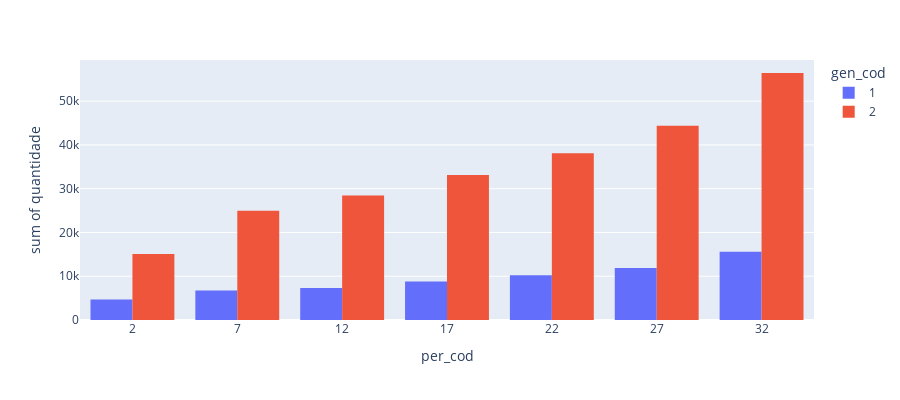

Notebook cell for this chart:
### Code cell
#vertical bar label por genero por periodo aaaa
dadosGeneros = BancoLocal.buscar_dados('gen_periodo')
fig = px.histogram(dadosGeneros, x="per_cod", y="quantidade",
             color='gen_cod', barmode='group',
             height=400)
fig.show()

### Figure 1 — Plotly figure (JSON) as saved in the notebook; plotly's stock layout.template omitted (floating-point values rounded to 4 significant figures)
{"data": [{"alignmentgroup": "True", "bingroup": "x", "histfunc": "sum", "hovertemplate": "gen_cod=1<br>per_cod=%{x}<br>sum of quantidade=%{y}<extra></extra>", "legendgroup": "1", "marker": {"color": "#636efa", "pattern": {"shape": ""}}, "name": "1", "offsetgroup": "1", "orientation": "v", "showlegend": true, "type": "histogram", "x": [1, 2, 3, 4, 5, 6, 7, 8, 9, 10, 11, 12, 13, 14, 15, 16, 17, 18, 19, 20, 21, 22, 23, 24, 25, 26, 27, 28, 29, 30, 31, 32, 33, 34], "xaxis": "x", "y": [1073, 1225, 1202, 1180, 1193, 1299, 1410, 1407, 1423, 1457, 1230, 1382, 1560, 1694, 1604, 1706, 1805, 1805, 1872, 1953, 1872, 2073, 2089, 2257, 2223, 2233, 2396, 2378, 2664, 2729, 2919, 2964, 3431, 3553], "yaxis": "y"}, {"alignmentgroup": "True", "bingroup": "x", "histfunc": "sum", "hovertemplate": "gen_cod=2<br>per_cod=%{x}<br>sum of quantidade=%{y}<extra></extra>", "legendgroup": "2", "marker": {"color": "#EF553B", "pattern": {"shape": ""}}, "name": "2", "offsetgroup": "2", "orientation": "v", "showlegend": true, "type": "histogram", "x": [1, 2, 3, 4, 5, 6, 7, 8, 9, 10, 11, 12, 13, 14, 15, 16, 17, 18, 19, 20, 21, 22, 23, 24, 25, 26, 27, 28, 29, 30, 31, 32, 33, 34], "xaxis": "x", "y": [3417, 3618, 3980, 4081, 4354, 4632, 5174, 5332, 5496, 5525, 5300, 5398, 6177, 6028, 6256, 6311, 6744, 6834, 6995, 7375, 7500, 7375, 7762, 8061, 8309, 8419, 8780, 9053, 9826, 9999, 10599, 10868, 12064, 12908], "yaxis": "y"}], "layout": {"barmode": "group", "height": 400, "legend": {"title": {"text": "gen_cod"}, "tracegroupgap": 0}, "margin": {"t": 60}, "xaxis": {"anchor": "y", "domain": [0, 1], "title": {"text": "per_cod"}}, "yaxis": {"anchor": "x", "domain": [0, 1], "title": {"text": "sum of quantidade"}}}}
